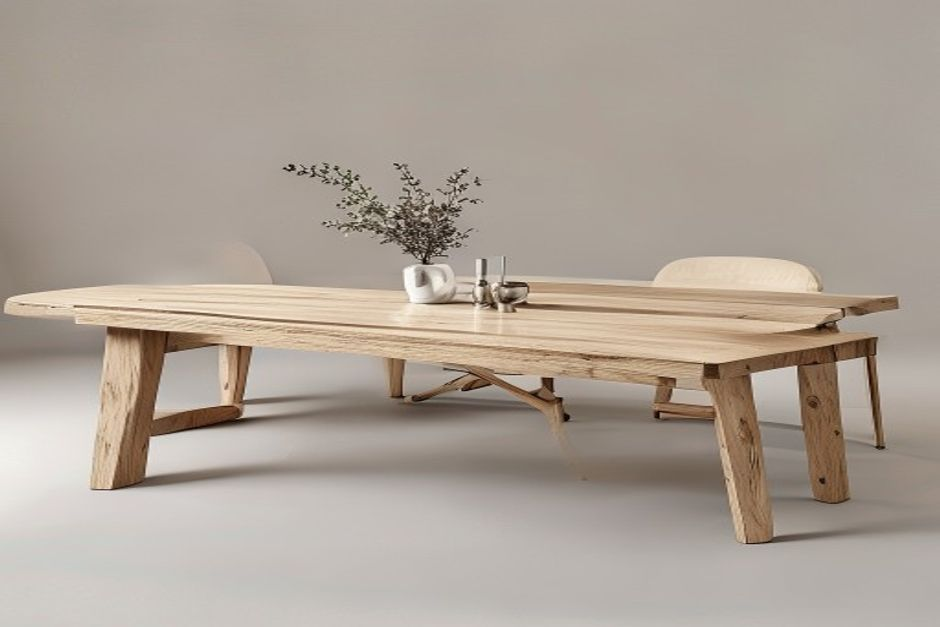
#> input picture assets/images/product/table_oakridge.png, 940 x 627 px, found by its file name
$ python rebuild_realtime_images.py
#> lines starting #> are read from the running program, lines starting #| are printed output that depends on the picture
import os
from PIL import Image

def test_crop_real_photos():
    print("--- TESTING REAL PHOTO CROPS ---")

    # 1. Sterling Table Real Photo: table_oakridge.png (Luxury solid walnut table furniture, no people!)
    src_table = Image.open('assets/images/product/table_oakridge.png')
#> src_table is the input picture: PIL image 940x627 RGB; mean R, G, B 173.3, 162.4, 151.7
    print("src_table size:", src_table.size)
#| src_table size: (940, 627)

    # Crop to 1:1 ratio focusing on the table furniture
    w, h = src_table.size
#> w = 940; h = 627
    min_dim = min(w, h)
#> min_dim = 627
    left = (w - min_dim) // 2
#> left = 156
    top = (h - min_dim) // 2
#> top = 0
    table_crop = src_table.crop((left, top, left + min_dim, top + min_dim)).resize((800, 800), Image.Resampling.LANCZOS)
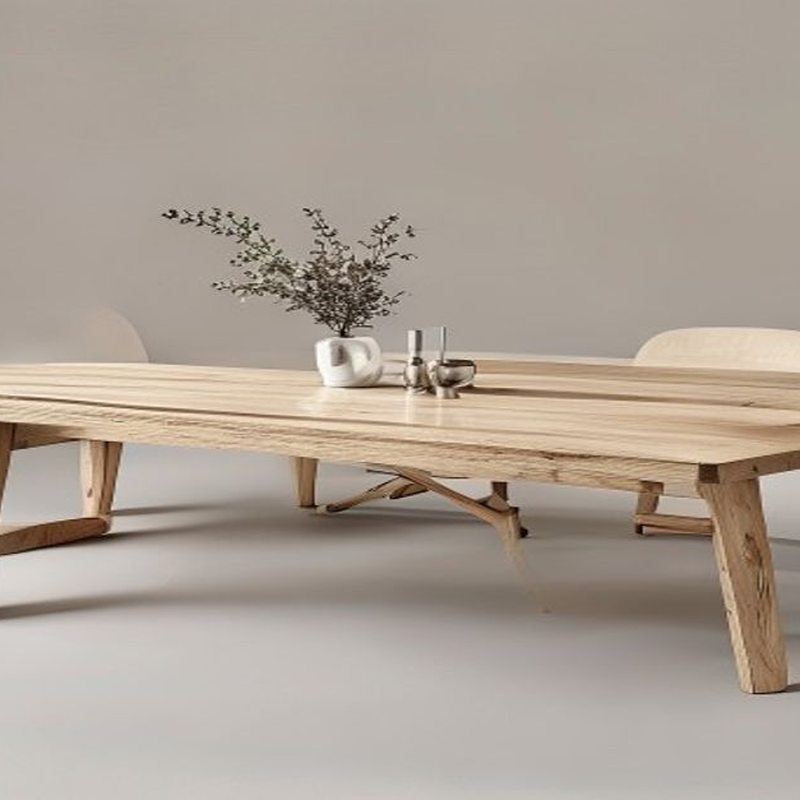
#> table_crop: PIL image 800x800 RGB; mean R, G, B 173.7, 162.5, 151.6

    table_crop.save('assets/images/furniture_shop/fs_prod_desk.png', quality=95)
    table_crop.save('assets/images/product/desk_walnut.png', quality=95)
    table_crop.save('assets/images/product/desk_walnut.webp', quality=95)
    print("Saved Sterling Table real photograph to fs_prod_desk.png & desk_walnut.png")

    # 2. Cascade Sculptural Fountain Real Photo: ds_cat_sculptures.png or alpine_carnival_fountain.png
    src_fountain = Image.open('assets/images/decor_shop/ds_cat_sculptures.png')
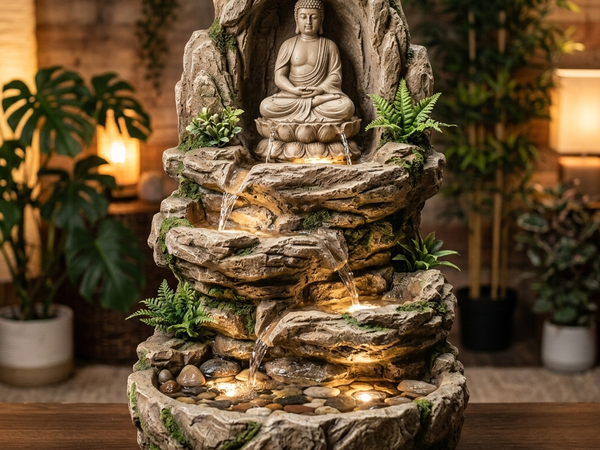
#> input picture assets/images/decor_shop/ds_cat_sculptures.png, 600 x 450 px, found by its file name
#> src_fountain is the input picture: PIL image 600x450 RGB; mean R, G, B 100.3, 78.5, 49.8
    print("src_fountain size:", src_fountain.size)
#| src_fountain size: (600, 450)

    w_f, h_f = src_fountain.size
#> w_f = 600; h_f = 450
    min_f = min(w_f, h_f)
#> min_f = 450
    left_f = (w_f - min_f) // 2
#> left_f = 75
    top_f = (h_f - min_f) // 2
#> top_f = 0
    fountain_crop = src_fountain.crop((left_f, top_f, left_f + min_f, top_f + min_f)).resize((800, 800), Image.Resampling.LANCZOS)
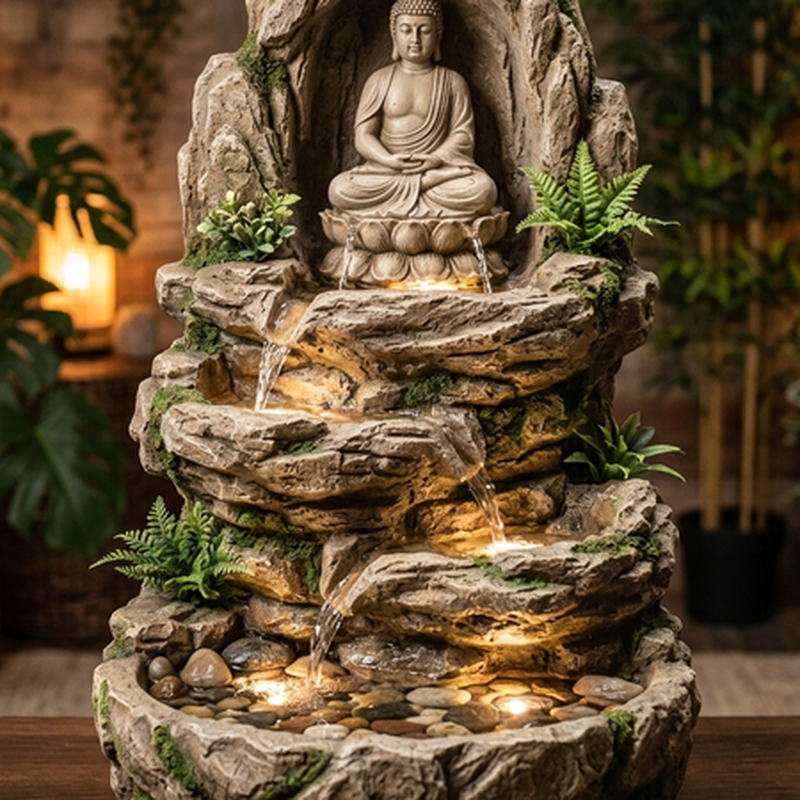
#> fountain_crop: PIL image 800x800 RGB; mean R, G, B 99.1, 79, 51.8

    fountain_crop.save('assets/images/decor_shop/ds_prod_fountain.png', quality=95)
    fountain_crop.save('assets/images/decor/cascade_buddha_fountain.png', quality=95)
    print("Saved Cascade Sculptural Fountain real photograph to ds_prod_fountain.png & cascade_buddha_fountain.png")

if __name__ == '__main__':
    test_crop_real_photos()
